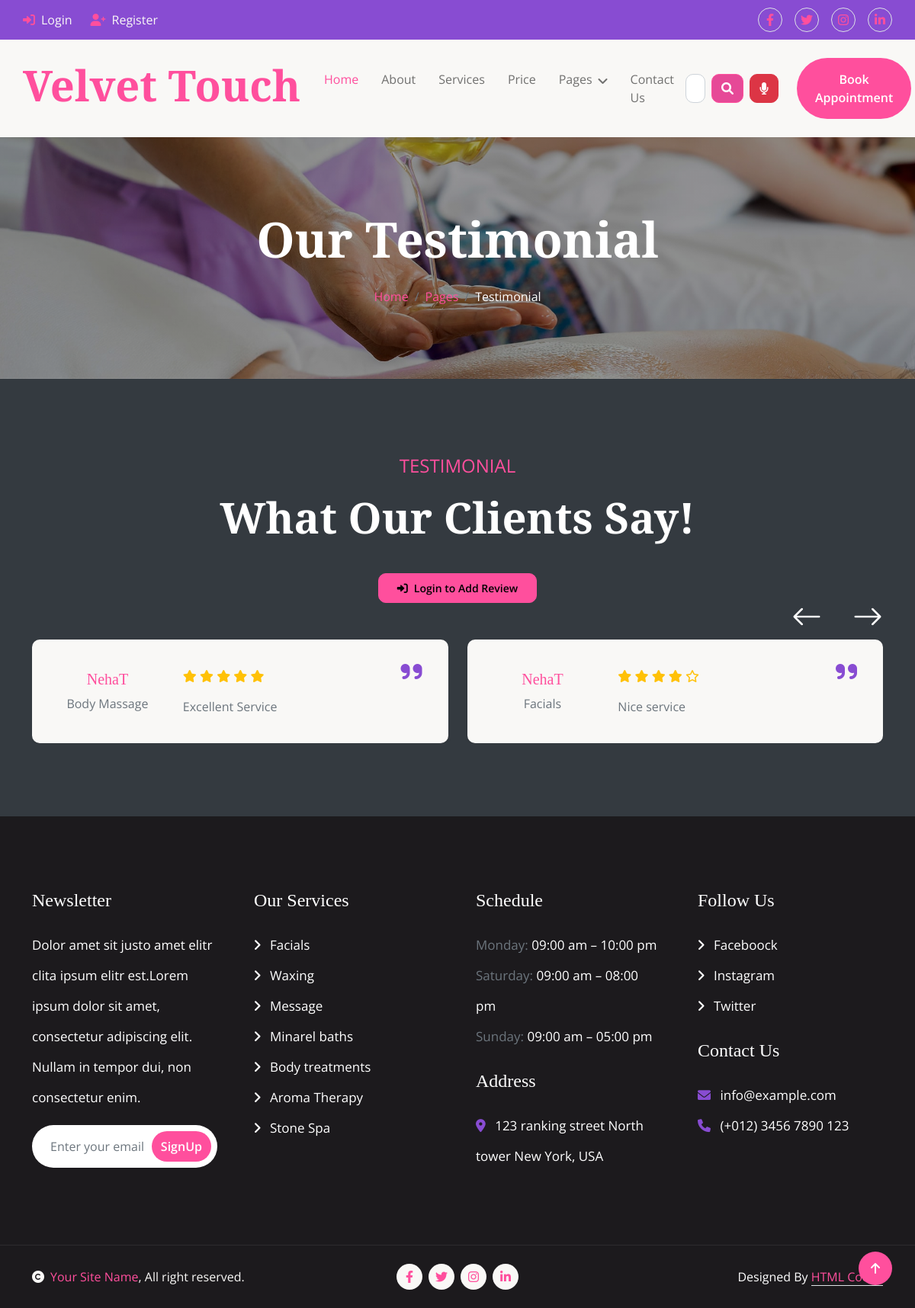
Page /testimonial/ on the committed database.
### saloon/models.py (models this page shows, shortened)
class Review(models.Model):
    RATING_CHOICES = (
        (1, '1 Star'),
        (2, '2 Stars'),
        (3, '3 Stars'),
        (4, '4 Stars'),
        (5, '5 Stars'),
    )
    user = models.ForeignKey(User, on_delete=models.CASCADE, related_name='reviews')
    service = models.ForeignKey(Service, on_delete=models.SET_NULL, related_name='service_reviews', null=True)
    rating = models.IntegerField(choices=RATING_CHOICES)
    comment = models.TextField()
    created_at = models.DateTimeField(auto_now_add=True)
    class Meta:
        ordering = ['-created_at']
        unique_together = ['service', 'user']  # One review per service per user

class Service(models.Model):
    name = models.CharField(max_length=100, null=True)
    description = models.CharField(max_length=800, null=True)
    cost = models.IntegerField(null=True)
    duration = models.IntegerField(default=60, help_text="Duration in minutes")
    image = models.FileField(upload_to="saloon_gallery")
    category = models.ForeignKey(Category, on_delete=models.CASCADE, related_name="services", null=True)

### userauths/models.py (models this page shows, shortened)
class User(AbstractUser):
    full_name = models.CharField(max_length=500, null=True, blank=True)
    username = models.CharField(max_length=500, unique=True)
    email = models.EmailField(max_length=500, unique=True)
    phone = models.CharField(max_length=100, null=True, blank=True)
    gender = models.CharField(max_length=20, choices=GENDER, default="Other")
    otp = models.CharField(max_length=100, null=True, blank=True)
    USERNAME_FIELD = 'email'
    REQUIRED_FIELDS = ['username']
    objects = CustomUserManager()

### saloon/views.py (the view)
# urls.py: path('testimonial/', views.testimonial, name='testimonial'),
def testimonial(request):
    reviews = Review.objects.select_related('user', 'service').order_by('-created_at')
    return render(request, 'saloon/testimonial.html', {'reviews': reviews})

### templates/saloon/testimonial.html (shortened to what this page needs)
{% extends 'partials/base.html' %}
{% load static %}
{% block content %}
<div class="container-fluid bg-breadcrumb py-5">
    <div class="container text-center py-5">
        <h3 class="text-white display-3 mb-4">Our Testimonial</h3>
        <ol class="breadcrumb justify-content-center mb-0">
            <li class="breadcrumb-item"><a href="{% url 'saloon:index' %}">Home</a></li>
            <li class="breadcrumb-item"><a href="#">Pages</a></li>
            <li class="breadcrumb-item active text-white">Testimonial</li>
        </ol>
    </div>
</div>
<div class="container-fluid testimonial py-5" style="background: #343a40;">
    <div class="container py-5">
        <div class="text-center mx-auto mb-5" style="max-width: 800px;">
            <p class="fs-4 text-uppercase text-primary">Testimonial</p>
            <h1 class="display-4 mb-4 text-white">What Our Clients Say!</h1>
            {% if user.is_authenticated %}
                <a href="{% url 'saloon:add_review' %}" class="btn btn-primary btn-sm mt-3 px-4 py-2">
                    <i class="fas fa-plus me-2"></i>Add Your Review
                </a>
            {% else %}
                <a href="{% url 'userauths:sign-in' %}?next={% url 'saloon:testimonial' %}" class="btn btn-primary btn-sm mt-3 px-4 py-2">
                    <i class="fas fa-sign-in-alt me-2"></i>Login to Add Review
                </a>
            {% endif %}
        </div>
        <div class="owl-carousel testimonial-carousel">
            {% if reviews %}
                {% for review in reviews %}
                    <div class="testimonial-item rounded p-4 bg-light shadow-sm">
                        <div class="row align-items-center">
                            <div class="col-md-4 text-center">
                                <h5 class="mt-3 text-primary">{{ review.user.get_full_name|default:review.user.username }}</h5>
                                <p class="text-muted">{{ review.service.name }}</p>
                            </div>
                            <div class="col-md-8">
                                <div class="position-relative">
                                    <i class="fa fa-quote-right fa-2x text-secondary position-absolute" style="top: -10px; right: 10px;"></i>
                                    <div class="testimonial-content">
                                        <div class="mb-3">
                                            {% for i in "12345" %}
                                                {% if forloop.counter <= review.rating %}
                                                    <i class="fas fa-star text-warning"></i>
                                                {% else %}
                                                    <i class="far fa-star text-warning"></i>
                                                {% endif %}
                                            {% endfor %}
                                        </div>
                                        <p class="text-muted mb-0">{{ review.comment }}</p>
                                    </div>
                                </div>
                            </div>
                        </div>
                    </div>
                {% endfor %}
            {% endif %}
        </div>
    </div>
</div>
{% endblock content %}

### static/css/style.css (style rules this page uses)
.btn { font-weight: 600; transition: .5s; }
.bg-breadcrumb { background: linear-gradient(rgba(0, 0, 0, 0.4), rgba(0, 0, 0, 0.4)), url(../img/appointment-background.jpg); background-position: center center; background-repeat: no-repeat; background-size: cover; }
.testimonial { background: linear-gradient(rgba(0, 0, 0, 0.5), rgba(0, 0, 0, 0.5)), url(../img/testimonial-bg.jpg); background-position: center center; background-repeat: no-repeat; background-size: cover; }
.testimonial .testimonial-item { background: rgba(0, 0, 0, 0.4); }
.testimonial .owl-carousel.testimonial-carousel { position: relative; }

### rows in the picture
Review: user.get_full_name "NehaT", service.name "Body Massage", rating 5 (drawn), comment "Excellent Service"
Review: user.get_full_name "NehaT", service.name "Facials", rating 4 (drawn), comment "Nice service"
